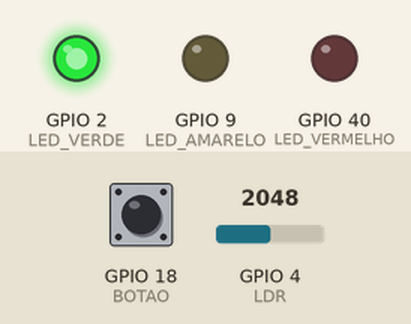
Recording of a sketch running on a simulated ESP32-S3. On the bench: output pins drawn as LEDs (lit = HIGH). Inputs (shaded band) come from the test bench; at power-on: GPIO 4 (LDR) = 2048, GPIO 18 (BOTAO) LOW. WiFi joins after 1.5 s; servers stay silent unless stated; uploads are accepted with an empty reply; what the sketch prints to the serial monitor is not drawn.

Above: at 2.9 s.
3.0 s: GPIO 4 (LDR) set to 656
At 5.6 s:
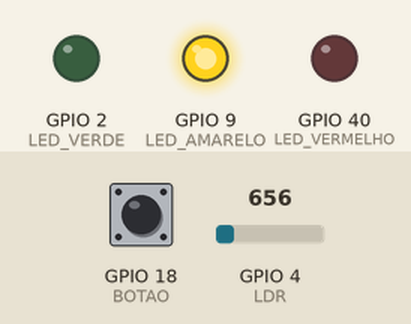
6.0 s: GPIO 4 (LDR) set to 562
At 6.4 s:
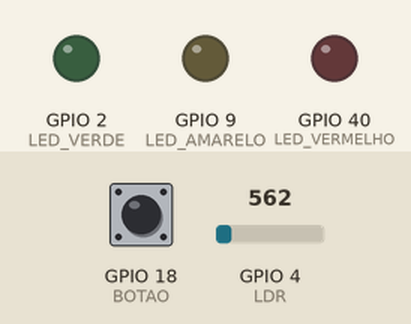
7.5 s: GPIO 4 (LDR) set to 640
At 8.8 s:
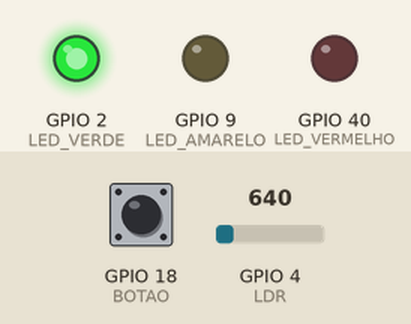
10.5 s: GPIO 18 (BOTAO) pulled HIGH for 3.2 s
Timing chart, 0 to 15.0 s (numbered marks = the images above; inputs shaded):
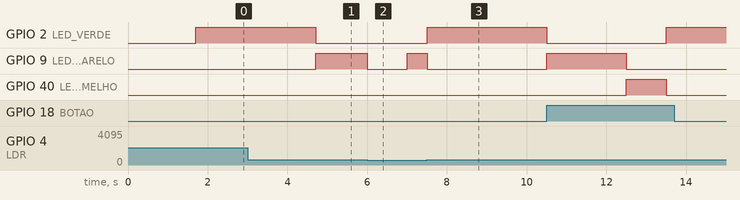

Measured:
- the behaviour switches between 600 and 599 on GPIO 4 (LDR) (found by bisection; images 1 and 2)
- after the input at 6.0 s, GPIO 9 (LED_AMARELO): HIGH → LOW after 0.00 s instead of 0.70 s; GPIO 40 (LED_VERMELHO): stays LOW (without the input it goes to HIGH after 0.70 s)
- after the input at 7.5 s, GPIO 2 (LED_VERDE): LOW → HIGH at once

The sketch:

sketch.ino
```cpp
#include <WiFi.h>
#include <HTTPClient.h>

#define LED_VERDE 2 // Pino utilizado para controle do led verde
#define LED_VERMELHO 40 // Pino utilizado para controle do led vermelho
#define LED_AMARELO 9 // Pino utilizado para controle do led amarelo
#define BOTAO 18 // Pino utilizado pelo botao
#define LDR 4 // Pino utilizado pelo ldr

int estado_botao = 0;  // variavel para armazenar o estado do botao
bool botao_apertado = false;

int limite_ldr = 600; // define o limite da luminosidade para considerar como dia ou noite

// variaveis para controlar o tempo
long tempo_decorrido, tempo_anterior, ultimo_tempo_debounce;

// variavel para controlar quanto tempo o led vai ficar ligado
int intervalo = 0; // inicializa com o de 0 segundos, para o led verde ligar imediatamente
int intervalo_debounce = 50; // intervalo para resolver o problema do bouncing

// variaveis para controlar se está no modo noturno
bool modo_noturno, modo_noturno_ativo = false;


// variavel para armazenar quantas vezes o botao foi apertado
int contagem_botao = 0;

// Estados do semáforo
enum EstadosSemaforo {
  ESTADO_VERMELHO,
  ESTADO_AMARELO,
  ESTADO_VERDE,
  ESTADO_MODO_NOTURNO
};

EstadosSemaforo proximo_estado = ESTADO_VERDE; // Estado inicial
HTTPClient http;

void setup() {

  // Configuração inicial dos pinos para controle dos leds como OUTPUTs (saídas) do ESP32
  pinMode(LED_AMARELO, OUTPUT);
  pinMode(LED_VERDE, OUTPUT);
  pinMode(LED_VERMELHO, OUTPUT);

  // Inicialização das entradas
  pinMode(BOTAO, INPUT); // Inicializa o botao como input
  pinMode(LDR, INPUT); // Inicializa o ldr como input

  // Inicializa com todos os leds desligados
  digitalWrite(LED_AMARELO, LOW);
  digitalWrite(LED_VERDE, LOW);
  digitalWrite(LED_VERMELHO, LOW);

  Serial.begin(9600); // Configuração para debug por interface serial entre ESP e computador com baud rate de 9600

  WiFi.begin("Wokwi-GUEST", ""); // Conexão à rede WiFi aberta com SSID Wokwi-GUEST

  while (WiFi.status() != WL_CONNECTED) {
    delay(100);
    Serial.print(".");
  }

  Serial.println("Conectado ao WiFi com sucesso!"); // Considerando que saiu do loop acima, o ESP32 agora está conectado ao WiFi (outra opção é colocar este comando dentro do if abaixo)

  if (WiFi.status() == WL_CONNECTED) { // Se o ESP32 estiver conectado à Internet

    String endpoint = "http://www.google.com.br/"; // Endpoint da requisição HTTP

    http.begin(endpoint.c_str());

    int codigoRequisicao = http.GET(); // Código do Resultado da Requisição HTTP

    if (codigoRequisicao > 0) {
      Serial.print("HTTP codigo retornado: ");
      Serial.println(codigoRequisicao);
    }
    else {
      Serial.print("Codigo de erro:");
      Serial.println(codigoRequisicao);
    }
    http.end();
  }

  else {
    Serial.println("WiFi Disconectado");
  }
}

void loop() {

  int valor_ldr = analogRead(LDR);
  modo_noturno = valor_ldr < limite_ldr; // Define se está escuro

  if (modo_noturno != modo_noturno_ativo) {
    intervalo = 0; // Reinicia o intervalo
    modo_noturno_ativo = modo_noturno; // modifica o estado do modo noturno ativo

    if (modo_noturno) {
      Serial.println("está escuro, inicializando o modo noturno");
    } else {
      Serial.println("está claro, inicializando o modo semaforo padrão");
      proximo_estado = ESTADO_VERDE; //ao fim do modo noturno, o led retorna para o verde
    }
  }

  // Conta o tempo decorrido desde o inicio do código
  tempo_decorrido = millis();

  // Atualiza os estados do semáforo ao passar o tempo do intervalo
  if (tempo_decorrido - tempo_anterior >= intervalo) {

    // Atualiza o tempo anterior
    tempo_anterior = tempo_decorrido;

    // Desliga todos os LEDs antes de mudar de estado
    resetarLeds();

    if (modo_noturno_ativo) {
      modoNoturno(); // Executa o comportamento do modo noturno
    } else {
      alternarSemaforo(); // Alterna entre os outros estados do semáforo
    }
  }

  if (proximo_estado == ESTADO_VERDE && !modo_noturno_ativo) { // verifica se está com o led vermelho ligado, ou seja o próximo estado é o verde e se não está de noite
    estado_botao = digitalRead(BOTAO);

    if ((millis() - ultimo_tempo_debounce) > intervalo_debounce) {
      // verifica se o estado do botão está pressionado
      if (estado_botao == HIGH) {
        contagem_botao += 1;
        Serial.println("Botao apertado");
        if (!botao_apertado) {
          botao_apertado = true;
          intervalo = 1000; // define o intervalo como 1 segundo
          tempo_anterior = tempo_decorrido; // define que o tempo anterior é igual o tempo decorrido, para o intervalo ser contado a partir de agora
        }

        if (contagem_botao == 3) {
          Serial.println("Alerta");
          int codigoRequisicao = http.POST("ALERTA"); // publica a informação http
          if (codigoRequisicao > 0) {
            Serial.print("HTTP codigo retornado: ");
            Serial.println(codigoRequisicao);
          }
          else {
            Serial.print("Codigo de erro:");
            Serial.println(codigoRequisicao);
          }
        }
      }
      ultimo_tempo_debounce = millis();
    }
  }
}

// Desliga todos os LEDs
void resetarLeds() {
  digitalWrite(LED_VERMELHO, LOW);
  digitalWrite(LED_AMARELO, LOW);
  digitalWrite(LED_VERDE, LOW);
}

// alterna entre os estados do semaforo
void alternarSemaforo() {
  switch (proximo_estado) {
    case ESTADO_VERMELHO:
      estadoVermelho();
      break;
    case ESTADO_AMARELO:
      estadoAmarelo();
      break;
    case ESTADO_VERDE:
      estadoVerde();
      break;
  }
}

// Liga o LED vermelho e ajusta o intervalo
void estadoVermelho() {
  digitalWrite(LED_VERMELHO, HIGH);
  intervalo = 5000;
  proximo_estado = ESTADO_VERDE; // Próximo estado
}

// Liga o LED amarelo e ajusta o intervalo
void estadoAmarelo() {
  digitalWrite(LED_AMARELO, HIGH);
  intervalo = 2000;
  proximo_estado = ESTADO_VERMELHO; // Próximo estado
}

// Liga o LED verde e ajusta o intervalo
void estadoVerde() {
  digitalWrite(LED_VERDE, HIGH);
  botao_apertado = false; // reinicia o botao, como sem estar apertado
  contagem_botao = 0; // reinicia a contagem do botao
  intervalo = 3000;
  proximo_estado = ESTADO_AMARELO; // Próximo estado
}

// Alterna o LED amarelo para o modo noturno
void modoNoturno() {
  static bool led_amarelo_ligado = false;
  if (led_amarelo_ligado) {
    digitalWrite(LED_AMARELO, HIGH);
  }
  led_amarelo_ligado = !led_amarelo_ligado; // Alterna o estado do LED
  intervalo = 1000; // alterna o led a cada 1 segundo
}
```
